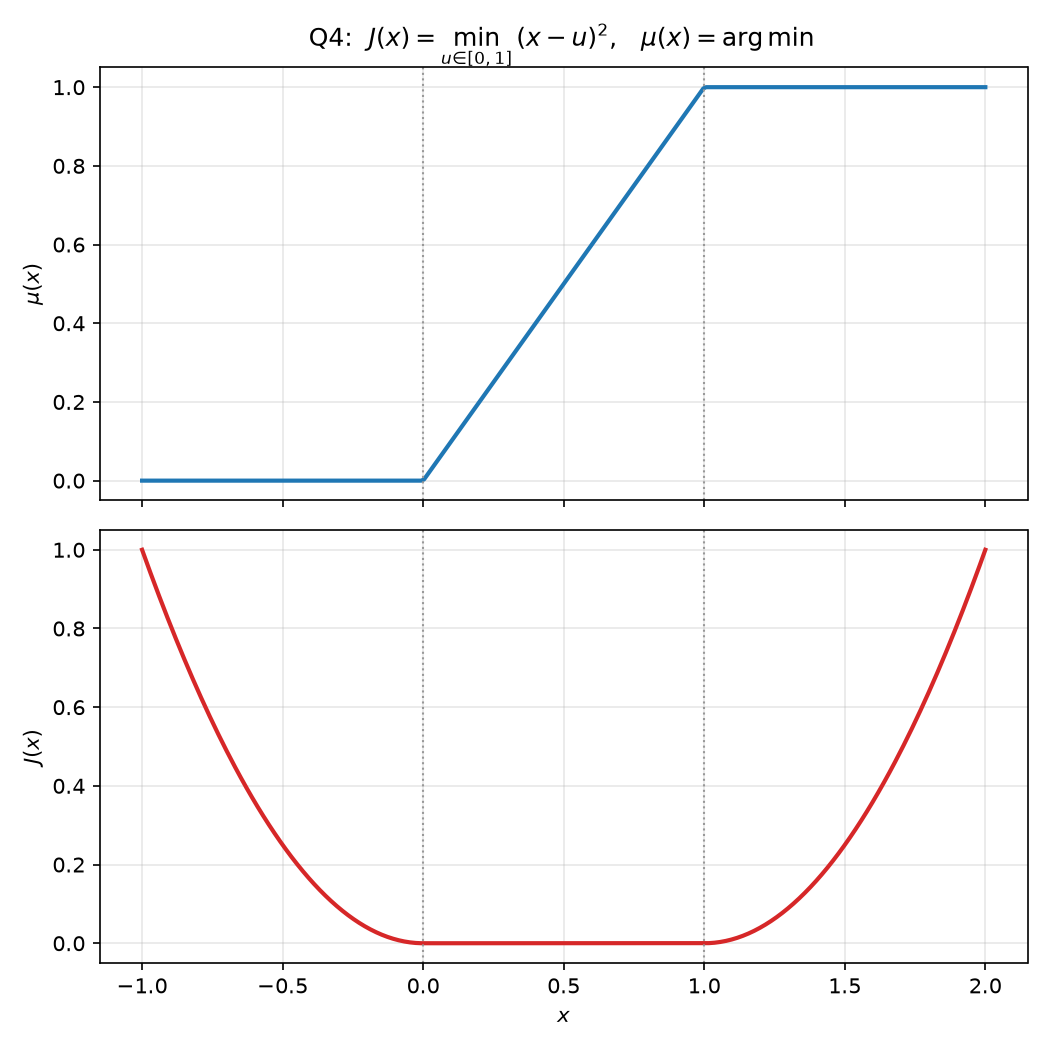

Source code (Python):
import pathlib

import numpy as np
from scipy.optimize import minimize
import matplotlib.pyplot as plt

HERE = pathlib.Path(__file__).parent   # so paths work from any directory

def func(x, u):
    return (x-u)**2

def solve_J(x):
    x0 = np.array([0.5])
    obj = lambda u: func(x, u) # x is fixed and just u varies
    res = minimize(obj, x0, bounds=[(0, 1)], method="L-BFGS-B")
    # minimize the distance between x and u, being u bounded between 0 and 1
    return res.fun, res.x[0]

xs = np.linspace(-1, 2, 300)
J = np.zeros_like(xs) # J will define how badly I missed from the chosen x
mu = np.zeros_like(xs) # this will describe the 'u' we choose

for i, x in enumerate(xs):
    J[i], mu[i] = solve_J(x)

fig, (ax1, ax2) = plt.subplots(2, 1, sharex=True, figsize=(7,7))

ax1.plot(xs, mu, lw=2, color="tab:blue")
ax1.set_ylabel(r"$\mu(x)$")
ax1.set_title(r"Q4:  $J(x)=\min_{u\in[0,1]}(x-u)^2$,   $\mu(x)=\arg\min$")
ax1.grid(alpha=0.3)

ax2.plot(xs, J, lw=2, color="tab:red")
ax2.set_ylabel(r"$J(x)$")
ax2.set_xlabel(r"$x$")
ax2.grid(alpha=0.3)

# u is trapped in [0,1]; those boundaries are where the behaviour changes
for ax in (ax1, ax2):
    ax.axvline(0.0, color="0.6", ls=":", lw=1)
    ax.axvline(1.0, color="0.6", ls=":", lw=1)

fig.tight_layout()
fig.savefig(HERE / "q04.png", dpi=150)

lhs = np.gradient(J, xs) #numerical derivative of J
rhs = 2*(xs-mu)
print("max difference:", np.max(np.abs(lhs-rhs)))
